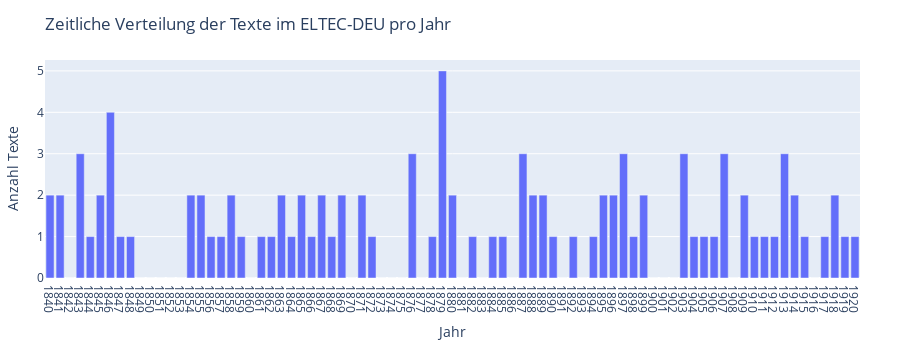

This figure's notebook cell:
### Code cell
fig_year = px.bar(
    x=year_counts.index,
    y=year_counts.values,
    labels={
        "x": "Jahr",
        "y": "Anzahl Texte"
    },
    title="Zeitliche Verteilung der Texte im ELTEC-DEU pro Jahr"
)

fig_year.update_layout(
    height=350,
    margin=dict(l=40, r=40, t=60, b=40),
    xaxis=dict(
        tickmode="linear",
        tickformat="d"  # ensure clean integer years
    ),
)

fig_year.show()

### Figure 1 — Plotly figure (JSON) as saved in the notebook; plotly's stock layout.template omitted (floating-point values rounded to 4 significant figures)
{"data": [{"hovertemplate": "Jahr=%{x}<br>Anzahl Texte=%{y}<extra></extra>", "legendgroup": "", "marker": {"color": "#636efa", "pattern": {"shape": ""}}, "name": "", "orientation": "v", "showlegend": false, "textposition": "auto", "type": "bar", "x": [1840, 1841, 1842, 1843, 1844, 1845, 1846, 1847, 1848, 1849, 1850, 1851, 1852, 1853, 1854, 1855, 1856, 1857, 1858, 1859, 1860, 1861, 1862, 1863, 1864, 1865, 1866, 1867, 1868, 1869, 1870, 1871, 1872, 1873, 1874, 1875, 1876, 1877, 1878, 1879, 1880, 1881, 1882, 1883, 1884, 1885, 1886, 1887, 1888, 1889, 1890, 1891, 1892, 1893, 1894, 1895, 1896, 1897, 1898, 1899, 1900, 1901, 1902, 1903, 1904, 1905, 1906, 1907, 1908, 1909, 1910, 1911, 1912, 1913, 1914, 1915, 1916, 1917, 1918, 1919, 1920], "xaxis": "x", "y": [2, 2, 0, 3, 1, 2, 4, 1, 1, 0, 0, 0, 0, 0, 2, 2, 1, 1, 2, 1, 0, 1, 1, 2, 1, 2, 1, 2, 1, 2, 0, 2, 1, 0, 0, 0, 3, 0, 1, 5, 2, 0, 1, 0, 1, 1, 0, 3, 2, 2, 1, 0, 1, 0, 1, 2, 2, 3, 1, 2, 0, 0, 0, 3, 1, 1, 1, 3, 0, 2, 1, 1, 1, 3, 2, 1, 0, 1, 2, 1, 1], "yaxis": "y"}], "layout": {"barmode": "relative", "height": 350, "legend": {"tracegroupgap": 0}, "margin": {"b": 40, "l": 40, "r": 40, "t": 60}, "title": {"text": "Zeitliche Verteilung der Texte im ELTEC-DEU pro Jahr"}, "xaxis": {"anchor": "y", "domain": [0, 1], "tickformat": "d", "tickmode": "linear", "title": {"text": "Jahr"}}, "yaxis": {"anchor": "x", "domain": [0, 1], "title": {"text": "Anzahl Texte"}}}}
